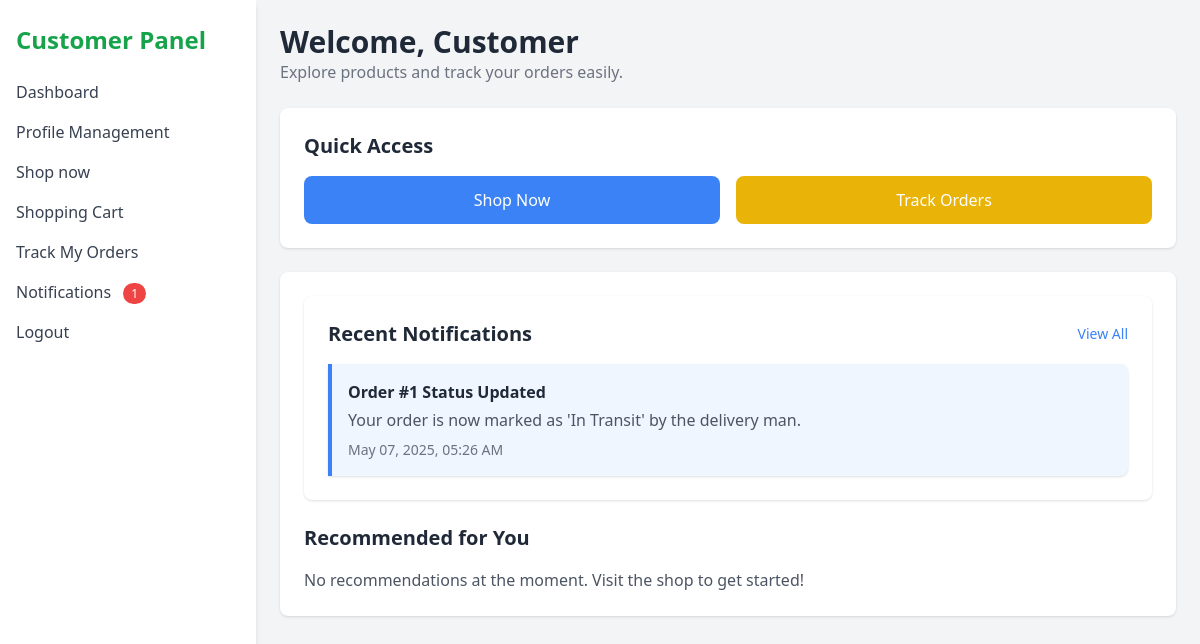
The page /customer-dashboard (signed in) on the database as committed earlier.
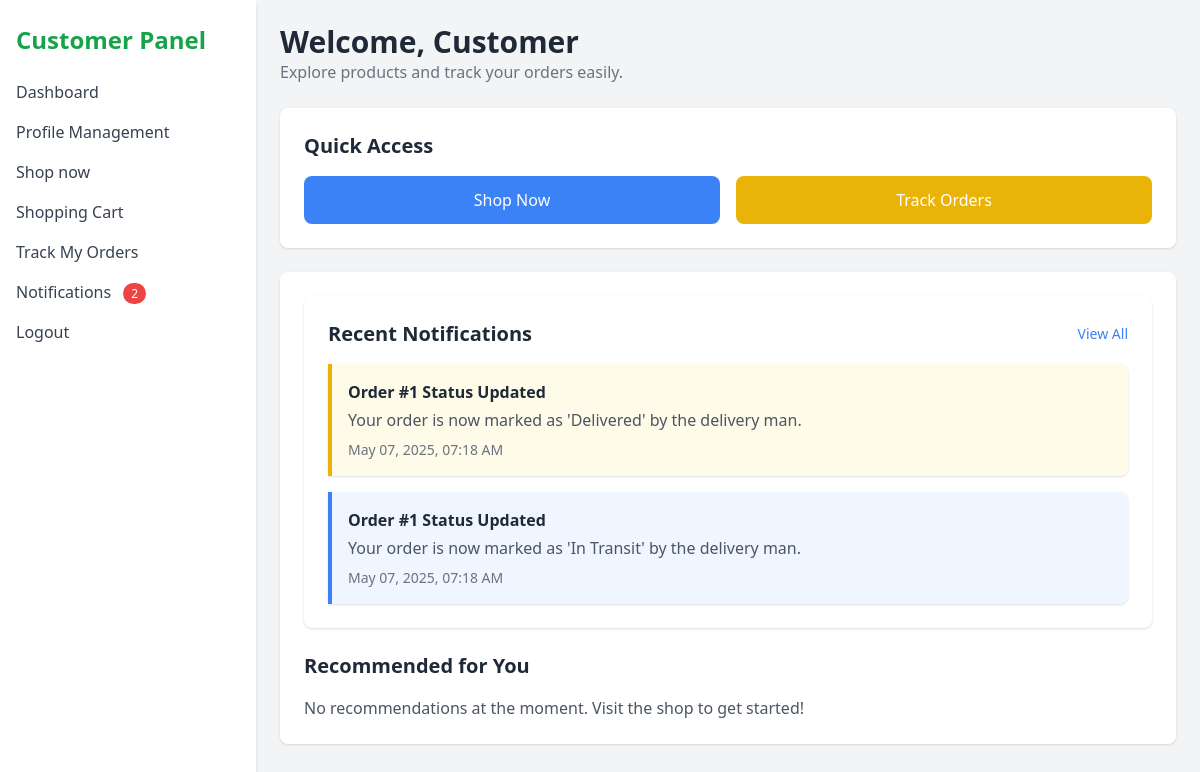
The same page on the database as committed later.
### models.py (models this page shows, shortened)
class Notification(db.Model):
    id = db.Column(db.Integer, primary_key=True)
    title = db.Column(db.String(100), nullable=False)
    message = db.Column(db.Text, nullable=False)
    category = db.Column(db.String(50), nullable=False)  # 'count_update', 'health_check', 'system', etc.
    priority = db.Column(db.String(20), default='normal')  # 'low', 'normal', 'high', 'urgent'
    created_by = db.Column(db.Integer, db.ForeignKey('user.id'), nullable=False)
    created_at = db.Column(db.DateTime, default=datetime.utcnow)
    is_read = db.Column(db.Boolean, default=False)
    related_batch = db.Column(db.String(100), nullable=True)  # Optional reference to a batch
    for_user = db.Column(db.Integer, db.ForeignKey('user.id'), nullable=True)  # If notification is for a specific user
    for_role = db.Column(db.String(100), nullable=True)  # If notification is for users with specific roles
    creator = db.relationship('User', foreign_keys=[created_by], backref='notifications_created')
    target_user = db.relationship('User', foreign_keys=[for_user], backref='personal_notifications')

### app.py (the view)
@app.route('/customer-dashboard')
def customer_dashboard():
    user_id = session.get('user_id')
    user = db.session.get(User, user_id)
    if not user or user.role != 'customer':
        return redirect(url_for('login'))
    notifications = Notification.query.filter(
        (Notification.for_user == user.id) |
        (Notification.for_role == 'customer')
    ).order_by(Notification.created_at.desc()).all()
    unread_count = Notification.query.filter(
        ((Notification.for_user == user.id) |
         (Notification.for_role == 'customer')) &
        (Notification.is_read == False)
    ).count()
    return render_template(
        'customer_dashboard.html',
        user=user,
        notifications=notifications,
        unread_count=unread_count
    )

### templates/customer_dashboard.html (shortened to what this page needs)
<!DOCTYPE html>
<html lang="en">
<head>
  <script src="https://cdn.tailwindcss.com"></script>
</head>
<body class="bg-gray-100 min-h-screen">
  <div class="flex h-screen">
    <aside class="w-64 bg-white shadow-md px-4 py-6">
      <h1 class="text-2xl font-bold text-green-600 mb-6">Customer Panel</h1>
      <nav class="space-y-4">
        <a href="{{ url_for('customer_dashboard') }}" class="block text-gray-700 hover:text-green-500">Dashboard</a>
        <a href="{{ url_for('profile_management') }}" class="block text-gray-700 hover:text-green-500">Profile Management</a>
        <a href="{{ url_for('shop') }}" class="block text-gray-700 hover:text-green-500">Shop now</a>
        <a href="{{ url_for('view_cart') }}" class="block text-gray-700 hover:text-green-500">Shopping Cart</a>
        <a href="{{ url_for('track_customer_orders') }}" class="block text-gray-700 hover:text-green-500">Track My Orders</a>
        <a href="{{ url_for('notifications') }}" class="block text-gray-700 hover:text-green-500">
          Notifications
          {% if unread_count > 0 %}
            <span class="ml-2 bg-red-500 text-white text-xs rounded-full px-2 py-0.5">{{ unread_count }}</span>
          {% endif %}
        </a>
        <a href="{{ url_for('logout') }}" class="block text-gray-700 hover:text-red-500">Logout</a>
      </nav>
    </aside>
    <main class="flex-1 p-6 overflow-y-auto">
      <header class="mb-6">
        <h2 class="text-3xl font-semibold text-gray-800">Welcome, {{ user.name }}</h2>
        <p class="text-gray-500">Explore products and track your orders easily.</p>
      </header>
      <section class="bg-white p-6 rounded-lg shadow mb-6">
        <h3 class="text-xl font-bold text-gray-800 mb-4">Quick Access</h3>
        <div class="grid grid-cols-1 md:grid-cols-2 gap-4">
          <a href="{{ url_for('shop') }}" class="bg-blue-500 text-white px-4 py-3 rounded-lg text-center hover:bg-blue-600">Shop Now</a>
          <a href="{{ url_for('track_customer_orders') }}" class="bg-yellow-500 text-white px-4 py-3 rounded-lg text-center hover:bg-yellow-600">Track Orders</a>
        </div>
      </section>
      <section class="bg-white p-6 rounded-lg shadow">
        <section class="bg-white p-6 rounded-lg shadow mb-6">
          <div class="flex justify-between items-center mb-4">
            <h3 class="text-xl font-bold text-gray-800">Recent Notifications</h3>
            <a href="{{ url_for('notifications') }}" class="text-blue-500 hover:text-blue-700 text-sm">View All</a>
          </div>
          <div class="space-y-4">
            {% for notification in notifications[:5] %}
              <div class="border-l-4 {% if notification.priority == 'urgent' %}border-red-500 bg-red-50{% elif notification.priority == 'high' %}border-yellow-500 bg-yellow-50{% else %}border-blue-500 bg-blue-50{% endif %} p-4 rounded-r-lg shadow">
                <h4 class="font-semibold text-gray-800">{{ notification.title }}</h4>
                <p class="text-gray-600 mt-1">{{ notification.message }}</p>
                <p class="text-sm text-gray-500 mt-2">{{ notification.created_at.strftime('%b %d, %Y, %I:%M %p') }}</p>
              </div>
            {% else %}
              <p class="text-gray-600">No notifications available.</p>
            {% endfor %}
          </div>
        </section>
        <h3 class="text-xl font-bold text-gray-800 mb-4">Recommended for You</h3>
        <p class="text-gray-600">No recommendations at the moment. Visit the shop to get started!</p>
      </section>
    </main>
  </div>
</body>
</html>

Rows that differ between the two databases and show on the page:
removed Notification: title "Order #1 Status Updated", message "Your order is now marked as 'In Transit' by the delivery man.", created_at "May 07, 2025, 05:26 AM"
now on this page (row edited): Notification: title "Order #1 Status Updated", message "Your order is now marked as 'Delivered' by the delivery man.", created_at "May 07, 2025, 07:18 AM", priority "high" (drawn)
now on this page (row edited): Notification: title "Order #1 Status Updated", message "Your order is now marked as 'In Transit' by the delivery man.", created_at "May 07, 2025, 07:18 AM"
Other text that changed with them:
{{ unread_count }}: "1" → "2"
